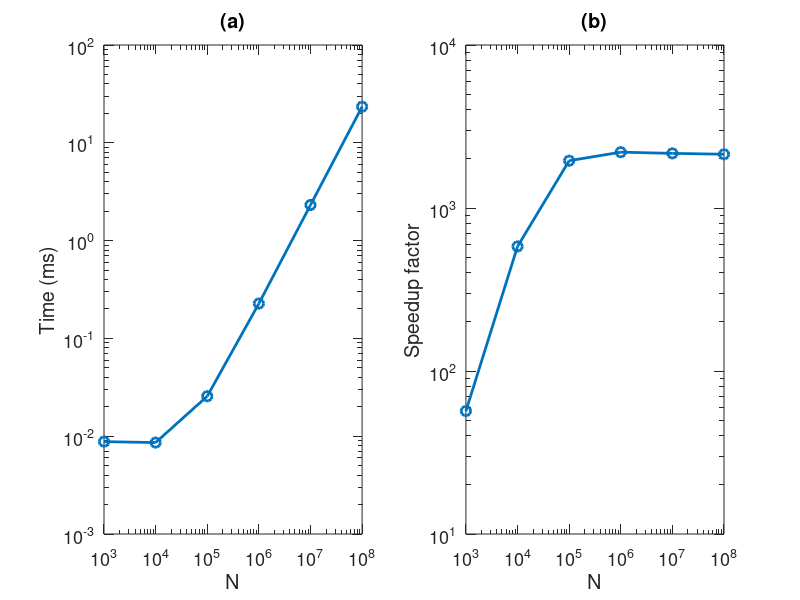

This figure's MATLAB source:
clear; close all; fs=13;

N=[1,10,100,1000,10000,100000]*1000;
T=[0.0088,0.008608,0.025632,0.2272,2.3114,23.397];
speed_gpu=N./T;
speed_cpu=10^6/500;
ratio=speed_gpu/speed_cpu;

figure;

subplot(1,2,1);
loglog(N,T,'o-','linewidth',2,'markersize',7);
xlabel('N','fontsize',fs);
ylabel('Time (ms)','fontsize',fs);
xlim([10^3,10^8]);
set(gca,'fontsize',fs,'xtick',10.^(3:8));
set(gca,'ticklength',get(gca,'ticklength')*2);
title('(a)');

subplot(1,2,2);
loglog(N,ratio,'o-','linewidth',2,'markersize',7);
xlabel('N','fontsize',fs);
ylabel('Speedup factor','fontsize',fs);
xlim([10^3,10^8]);
set(gca,'fontsize',fs,'xtick',10.^(3:8));
set(gca,'ticklength',get(gca,'ticklength')*2);
title('(b)');

% 
% B=[32,64,128,256,512,1024];
% T=[33.719 19.567 23.397 17.757 18.638 20.253];
% 
% figure;
% semilogx(B,T,'-o','linewidth',2,'markersize',7);
% xlabel('Block Size','fontsize',fs);
% ylabel('Time (s)','fontsize',fs);
% xlim([20,2000]);
% set(gca,'fontsize',fs,'xtick',10.^(1:5));
% set(gca,'ticklength',get(gca,'ticklength')*2);




